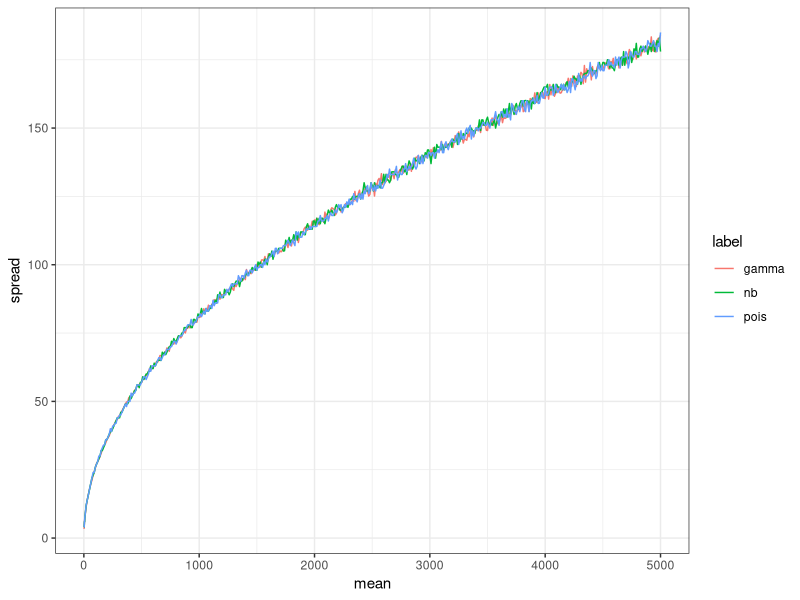
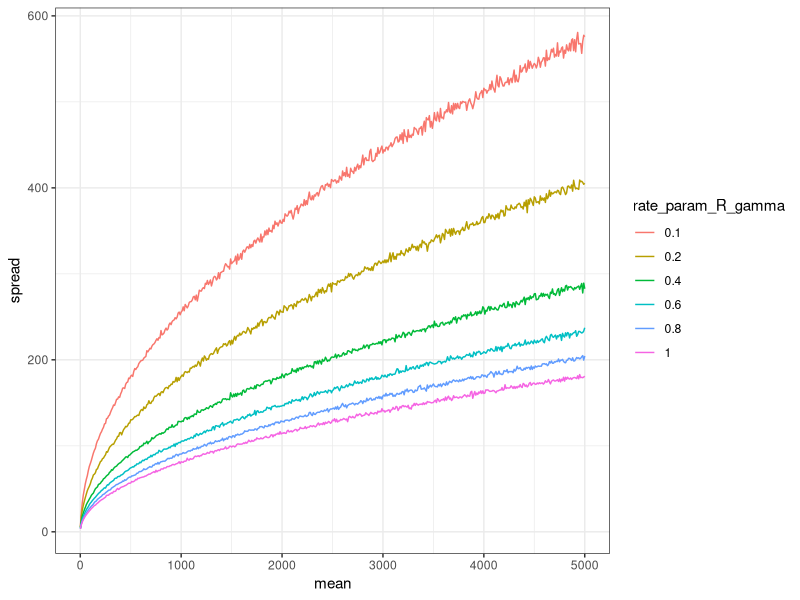
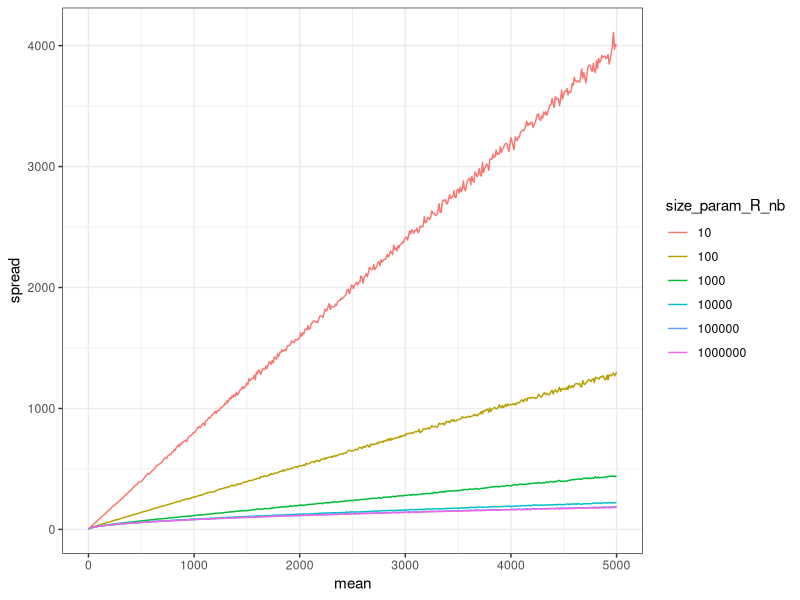
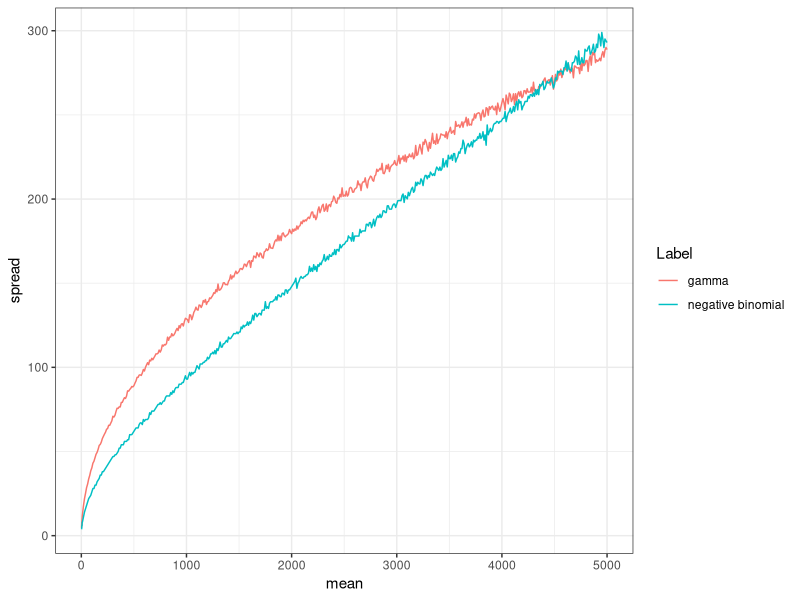
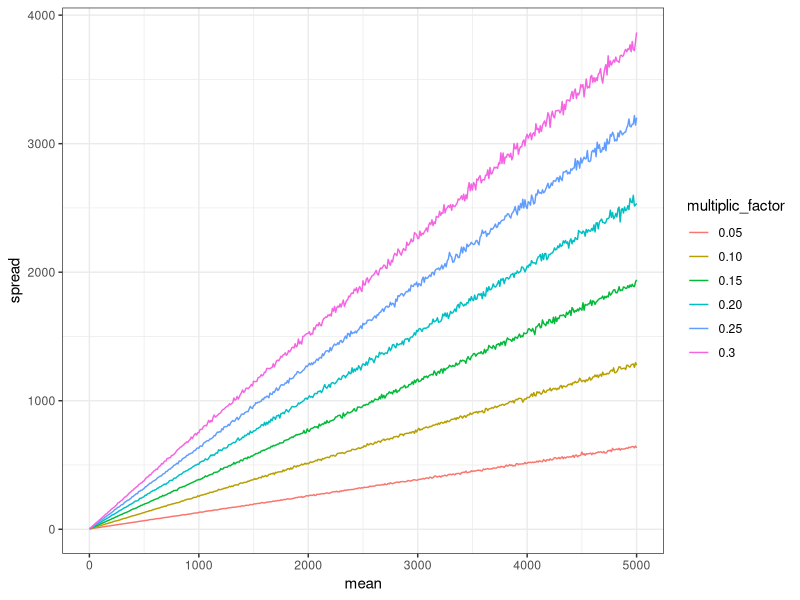
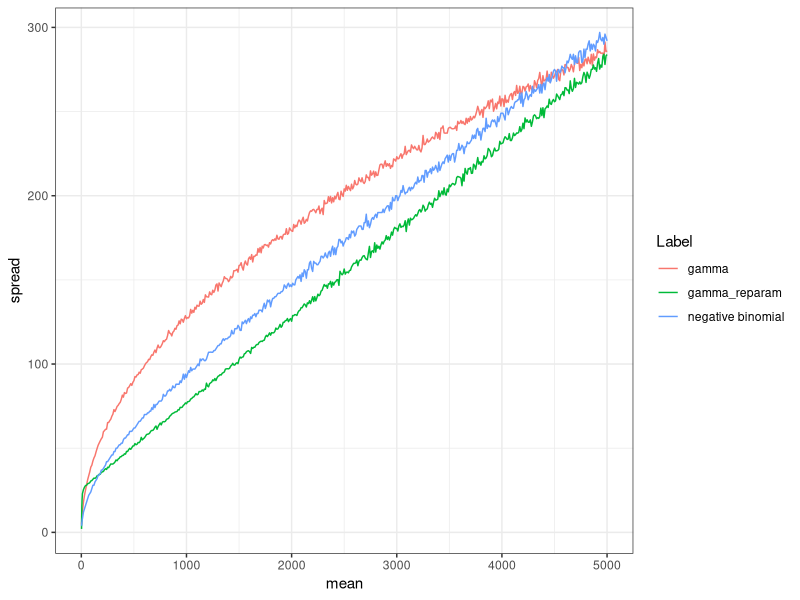

Generate these figures, in order, with R:
## ---- chunk 1
knitr::opts_chunk$set(echo = TRUE)
## ---- chunk 2
library(foreach)
library(tidyverse)

## ---- chunk 3

mm = c(seq(2, 10, 1), seq(10, 5000, 10))
my_df = 
	
	# Gamma
	foreach(m = mm, .combine = bind_rows) %do% {
	s=1

	x = rgamma(10000,shape = m * s, rate = s)
	
	c(mean = m, spread = abs(quantile(x, 0.1) - quantile(x, 0.9)))
	} %>% 
	rename("gamma" = `spread.10%`) %>% 
	
	# Negative binomial
	left_join(
		foreach(m = mm, .combine = bind_rows) %do% {
			s=1000000
			x = rnbinom(10000, mu = m, size = s)
			c(mean = m, spread = abs(quantile(x, 0.1) - quantile(x, 0.9)))
		} %>% 
			rename("nb" = `spread.10%`),
	by="mean"
	) %>%
		
	# Poisson
	left_join(
		foreach(m = mm, .combine = bind_rows) %do% {
			
			x = rpois(10000, lambda = m)
			
			c(mean = m, spread = abs(quantile(x, 0.1) - quantile(x, 0.9)))
		} %>% rename("pois" = `spread.10%`),
		by="mean"
	) %>%
		gather(label, spread, -mean) 

## ---- chunk 4
my_df %>% ggplot(aes(x=mean, y=spread, color=label)) + geom_line() + theme_bw() 
## ---- chunk 5

mm = c(seq(2, 10, 1), seq(10, 5000, 10))
my_df = 
	
	# Gamma
	foreach(m = mm, .combine = bind_rows) %do% {
		s=1
		x = rgamma(10000,shape = m * s, rate = s)
		c(mean = m, spread = abs(quantile(x, 0.1) - quantile(x, 0.9)))
	} %>% 
	rename("1" = `spread.10%`) %>% 
		
	# Gamma
	left_join(
		foreach(m = mm, .combine = bind_rows) %do% {
			s=0.8
			x = rgamma(10000,shape = m * s, rate = s)
			c(mean = m, spread = abs(quantile(x, 0.1) - quantile(x, 0.9)))
		}  %>% rename("0.8" = `spread.10%`),
		by="mean"
	) %>%
	
	# Gamma
	left_join(
		foreach(m = mm, .combine = bind_rows) %do% {
			s=0.6
			x = rgamma(10000,shape = m * s, rate = s)
			c(mean = m, spread = abs(quantile(x, 0.1) - quantile(x, 0.9)))
		}  %>% rename("0.6" = `spread.10%`),
		by="mean"
	) %>%
	
	# Gamma
	left_join(
		foreach(m = mm, .combine = bind_rows) %do% {
			s=0.4
			x = rgamma(10000,shape = m * s, rate = s)
			c(mean = m, spread = abs(quantile(x, 0.1) - quantile(x, 0.9)))
		}  %>% rename("0.4" = `spread.10%`),
		by="mean"
	) %>%
	
	# Gamma
	left_join(
		foreach(m = mm, .combine = bind_rows) %do% {
			s=0.2
			x = rgamma(10000,shape = m * s, rate = s)
			c(mean = m, spread = abs(quantile(x, 0.1) - quantile(x, 0.9)))
		}  %>% rename("0.2" = `spread.10%`),
		by="mean"
	) %>%
	
	# Gamma
	left_join(
		foreach(m = mm, .combine = bind_rows) %do% {
			s=0.1
			x = rgamma(10000,shape = m * s, rate = s)
			c(mean = m, spread = abs(quantile(x, 0.1) - quantile(x, 0.9)))
		}  %>% rename("0.1" = `spread.10%`),
		by="mean"
	) %>%
		gather(rate_param_R_gamma, spread, -mean) 

## ---- chunk 6
my_df %>% ggplot(aes(x=mean, y=spread, color=rate_param_R_gamma)) + geom_line() + theme_bw() 
## ---- chunk 7

mm = c(seq(2, 10, 1), seq(10, 5000, 10))
my_df = 
	
	# Negative binomial
	foreach(m = mm, .combine = bind_rows) %do% {
			s=1000000
			x = rnbinom(10000, mu = m, size = s)
			c(mean = m, spread = abs(quantile(x, 0.1) - quantile(x, 0.9)))
		} %>% 
	rename("1000000" = `spread.10%`) %>% 
		
	# Negative binomial
	left_join(
		foreach(m = mm, .combine = bind_rows) %do% {
			s=100000
			x = rnbinom(10000, mu = m, size = s)
			c(mean = m, spread = abs(quantile(x, 0.1) - quantile(x, 0.9)))
		}  %>% rename("100000" = `spread.10%`),
		by="mean"
	) %>%
	
	# Negative binomial
	left_join(
		foreach(m = mm, .combine = bind_rows) %do% {
			s=10000
			x = rnbinom(10000, mu = m, size = s)
			c(mean = m, spread = abs(quantile(x, 0.1) - quantile(x, 0.9)))
		} %>% rename("10000" = `spread.10%`),
		by="mean"
	) %>%
	
	# Negative binomial
	left_join(
		foreach(m = mm, .combine = bind_rows) %do% {
			s=1000
			x = rnbinom(10000, mu = m, size = s)
			c(mean = m, spread = abs(quantile(x, 0.1) - quantile(x, 0.9)))
		}  %>% rename("1000" = `spread.10%`),
		by="mean"
	) %>%
	
	# Negative binomial
	left_join(
		foreach(m = mm, .combine = bind_rows) %do% {
			s=100
			x = rnbinom(10000, mu = m, size = s)
			c(mean = m, spread = abs(quantile(x, 0.1) - quantile(x, 0.9)))
		}  %>% rename("100" = `spread.10%`),
		by="mean"
	) %>%
	
	# Negative binomial
	left_join(
		foreach(m = mm, .combine = bind_rows) %do% {
			s=10
			x = rnbinom(10000, mu = m, size = s)
			c(mean = m, spread = abs(quantile(x, 0.1) - quantile(x, 0.9)))
		} %>% rename("10" = `spread.10%`),
		by="mean"
	) %>%
		gather(size_param_R_nb, spread, -mean) 

## ---- chunk 8
my_df %>% ggplot(aes(x=mean, y=spread, color=size_param_R_nb)) + geom_line() + theme_bw() 
## ---- chunk 9

mm = c(seq(2, 10, 1), seq(10, 5000, 10))
my_df = 
	
	# Negative binomial
	foreach(m = mm, .combine = bind_rows) %do% {
			s=3000
			x = rnbinom(10000, mu = m, size = s)
			c(mean = m, spread = abs(quantile(x, 0.1) - quantile(x, 0.9)))
		} %>% rename("negative binomial" = `spread.10%`) %>%
	
	# Gamma
	left_join(
		foreach(m = mm, .combine = bind_rows) %do% {
			s=0.4
			x = rgamma(10000,shape = m * s, rate = s)
			c(mean = m, spread = abs(quantile(x, 0.1) - quantile(x, 0.9)))
		}  %>% rename("gamma" = `spread.10%`),
		by="mean"
	) %>% 
	gather(Label, spread, -mean) 

## ---- chunk 10
my_df %>% ggplot(aes(x=mean, y=spread, color=Label)) + geom_line() + theme_bw() 
## ---- chunk 11

mm = c(seq(2, 10, 1), seq(10, 5000, 10))
my_df = 
	
	# Gamma
	foreach(m = mm, .combine = bind_rows) %do% {
		s=1
		s = s + 0.3 * m
		
		v = s^2;
		shape = m^2 / v;
		rate = m / v;
		
		x = rgamma(10000,shape = shape, rate = rate)
			
		c(mean = m, spread = abs(quantile(x, 0.1) - quantile(x, 0.9)))
	} %>% 
	rename("0.3" = `spread.10%`) %>% 
		
	# Gamma
	left_join(
	foreach(m = mm, .combine = bind_rows) %do% {
		s=1
		s = s + 0.25 * m
		
		v = s^2;
		shape = m^2 / v;
		rate = m / v;
		
		x = rgamma(10000,shape = shape, rate = rate)
			
		c(mean = m, spread = abs(quantile(x, 0.1) - quantile(x, 0.9)))
	} %>% rename("0.25" = `spread.10%`),
		by="mean"
	) %>%
	
	# Gamma
	left_join(
	foreach(m = mm, .combine = bind_rows) %do% {
		s=1
		s = s + 0.20 * m
		
		v = s^2;
		shape = m^2 / v;
		rate = m / v;
		
		x = rgamma(10000,shape = shape, rate = rate)
			
		c(mean = m, spread = abs(quantile(x, 0.1) - quantile(x, 0.9)))
	}  %>% rename("0.20" = `spread.10%`),
		by="mean"
	) %>%
	
	# Gamma
	left_join(
	foreach(m = mm, .combine = bind_rows) %do% {
		s=1
		s = s + 0.15 * m
		
		v = s^2;
		shape = m^2 / v;
		rate = m / v;
		
		x = rgamma(10000,shape = shape, rate = rate)
			
		c(mean = m, spread = abs(quantile(x, 0.1) - quantile(x, 0.9)))
	}  %>% rename("0.15" = `spread.10%`),
		by="mean"
	) %>%
	
	# Gamma
	left_join(
	foreach(m = mm, .combine = bind_rows) %do% {
		s=1
		s = s + 0.10 * m
		
		v = s^2;
		shape = m^2 / v;
		rate = m / v;
		
		x = rgamma(10000,shape = shape, rate = rate)
			
		c(mean = m, spread = abs(quantile(x, 0.1) - quantile(x, 0.9)))
	} %>% rename("0.10" = `spread.10%`),
		by="mean"
	) %>%
	
	# Gamma
	left_join(
	foreach(m = mm, .combine = bind_rows) %do% {
		s=1
		s = s + 0.05 * m
		
		v = s^2;
		shape = m^2 / v;
		rate = m / v;
		
		x = rgamma(10000,shape = shape, rate = rate)
			
		c(mean = m, spread = abs(quantile(x, 0.1) - quantile(x, 0.9)))
	}  %>% rename("0.05" = `spread.10%`),
		by="mean"
	) %>%
		gather(multiplic_factor, spread, -mean) 

## ---- chunk 12
my_df %>% ggplot(aes(x=mean, y=spread, color=multiplic_factor)) + geom_line() + theme_bw() 
## ---- chunk 13

mm = c(seq(2, 10, 1), seq(10, 5000, 10))
my_df = 
	
	# Negative binomial
	foreach(m = mm, .combine = bind_rows) %do% {
			s=3000
			x = rnbinom(10000, mu = m, size = s)
			c(mean = m, spread = abs(quantile(x, 0.1) - quantile(x, 0.9)))
		} %>% rename("negative binomial" = `spread.10%`) %>%
	
	# Gamma
	left_join(
		foreach(m = mm, .combine = bind_rows) %do% {
		s=10
		s = (s + 0.02 * m) 
		
		v = s^2;
		shape = m^2 / v;
		rate = m / v;
		
		x = rgamma(10000,shape = shape, rate = rate)
			
		c(mean = m, spread = abs(quantile(x, 0.1) - quantile(x, 0.9)))
	}  %>% rename("gamma_reparam" = `spread.10%`),
		by="mean"
	) %>% 
	
	# Gamma
	left_join(
		foreach(m = mm, .combine = bind_rows) %do% {
			s=0.4
			x = rgamma(10000,shape = m * s, rate = s)
			c(mean = m, spread = abs(quantile(x, 0.1) - quantile(x, 0.9)))
		}  %>% rename("gamma" = `spread.10%`),
		by="mean"
	) %>% 
	gather(Label, spread, -mean) 

## ---- chunk 14
my_df %>% ggplot(aes(x=mean, y=spread, color=Label)) + geom_line() + theme_bw() 
